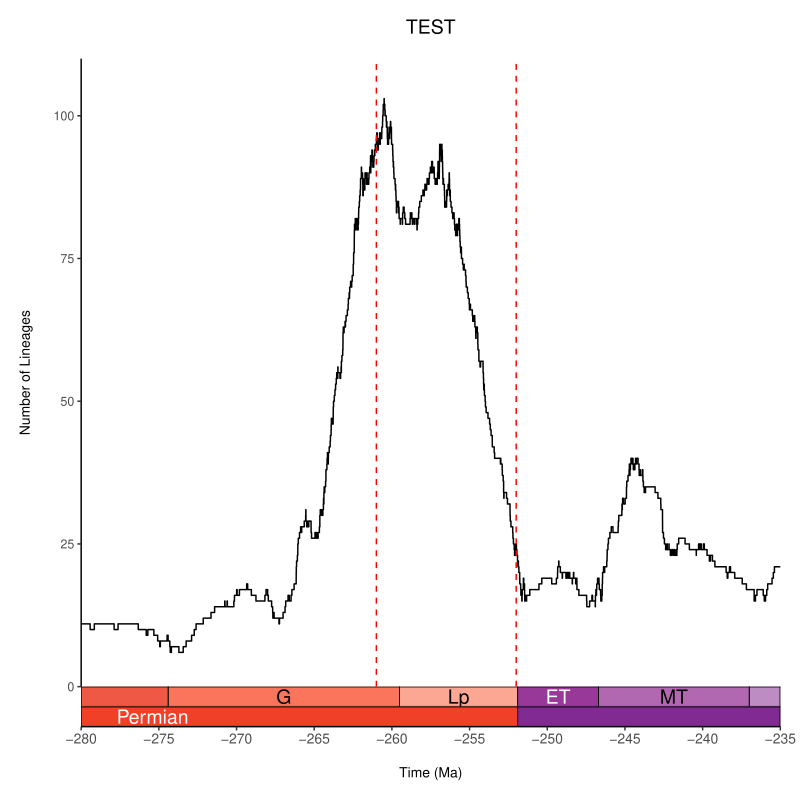

Write the R code that produced this figure.
library(ggplot2)
library(deeptime)


####### ADD ts, div_traj, and time_events vectors from pyrate default _LTT.r script BY HAND
# ts=c()
# time_events=c()
# div_traj=c()

# ADD ts, div_traj, and time_events vectors by loading in from the default _LTT.r script
######### CHANGE THE PATH TO THE DEFAULT _LTT.R SCRIPT
# reading in default _LTT.r script as text, where each line from the default script is a separate element in the readLines vector
ltt_text <- readLines('/Volumes/My Passport/pt_diversity_rates/updated_occurrence_analyses/model_3/synapsida/combined_10_mcmc_LTT.r', warn = FALSE) 
# extracting the lines that contain the ts, div_traj, and time_events vectors
ts <- grep("^\\s*ts\\s*=", ltt_text, value = TRUE)
time_events <- grep("^\\s*time_events\\s*=", ltt_text, value = TRUE)
div_traj <- grep("^\\s*div_traj\\s*=", ltt_text, value = TRUE)
# Execute those lines
eval(parse(text = ts))
eval(parse(text = time_events))
eval(parse(text = div_traj))

############# If you used -translate with BDNN, you'll need to add back the translated value to the time_events vec
time_events = time_events + 175

# Mass extinction positions
perm_trias_extinction <- -252
guadalupian_extinction <- -261

# Dataframe
diversity_df <- data.frame(time = -time_events, diversity = div_traj)

# Ggplot
plot <- ggplot(diversity_df, aes(x = time, y = diversity)) +
  geom_step() +
# Add mass extinction lines
    geom_vline(xintercept = guadalupian_extinction, 
               color = "red", linetype = "dashed") +
    geom_vline(xintercept = perm_trias_extinction, 
               color = "red", linetype = "dashed", linewidth = 0.5) +
  #xlim(-max(ts) - 1, 0) + #### Commented out because xlim is set in coord_geo. If you want to see the full range, you can remove xlim from coord_geo, uncomment this
    scale_x_continuous(breaks = seq(from = -300, to = 0, by = 5)) +
  labs(
    title = "TEST", ####### SET MODEL/CLADE TITLE
    x = "Time (Ma)",
    y = "Number of Lineages"
  ) +
  theme_classic() + 
    theme(
      text = element_text(size = 10),
      axis.text.x = element_text(size = 10),
      axis.ticks.x = element_line(),
      axis.text.y = element_text(size = 9),
      axis.title = element_text(size = 10),
      axis.title.x = element_text(size = 10, margin = margin(t = 15)),
      axis.title.y = element_text(margin = margin(r = 15)),
      plot.title = element_text(size = 14, hjust = 0.5, margin = margin(b = 15)),
      plot.margin = unit(c(0.5, 0.5, 0.5, 0.5), "cm"), # unit(c(top, right, bottom, left), "unit")
      panel.grid.major = element_blank(),
      panel.grid.minor = element_blank()) +
    coord_geo(
      dat = list("international epochs", "international periods"),
      expand= FALSE,
      abbrv = list(TRUE, FALSE),
      pos = list("bottom", "bottom"),
      alpha = 1,
      height = unit(1, "line"),
      neg = TRUE,
      xlim = c(-280, -235), ############################# CHANGE THIS TO MODIFY X LIMITS, I.E., TIME FRAME
      ############# comment the below line out if you want ylim to be the max(diversity) within the xlim range
      #ylim = c(0, max(diversity_df$diversity[diversity_df$time >= -280 & diversity_df$time <= -235]) + 1) # Adjust y limits based on the data
      ylim = c(0, 110), # Set ylim by hand so diff models can have be comparable
    )


# Display the plot
plot

# Save as PDF with custom dimensions
###### CHANGE PDF PATH
ggsave('/Volumes/My Passport/pt_diversity_rates/updated_occurrence_analyses/model_3/synapsida/combined_10_mcmc_DTT_deeptime_test.pdf', plot = plot, width = 8, height = 8, units = "in")
